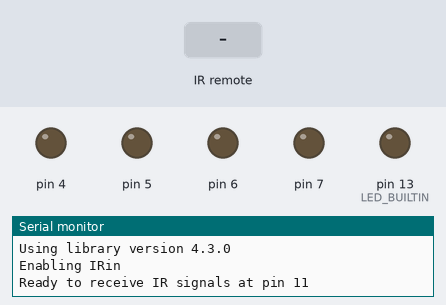
Bench run of a sketch on a simulated Arduino Uno, built with avr-gcc and run on an emulated ATmega328P. Shown: output pins drawn as LEDs (lit = HIGH), the last lines printed to the serial monitor. The test bench sets the inputs (shaded band).

Above: at 1.2 s.
1.3 s: infrared code 0x40 received
At 2.4 s:
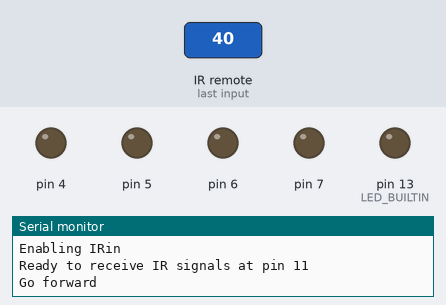
2.9 s: infrared code 0x19 received
At 3.7 s:
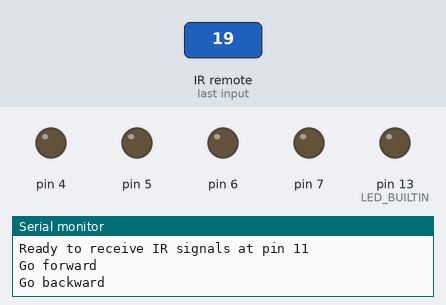
4.5 s: infrared code 0x7 received
At 5.7 s:
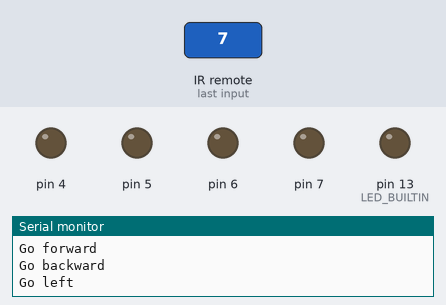
6.0 s: infrared code 0x9 received
At 6.8 s:
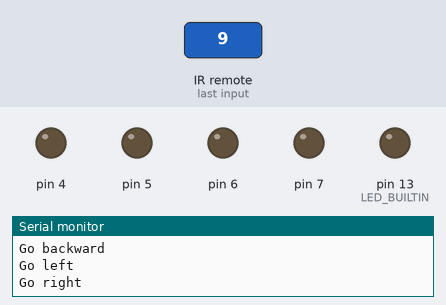
Timing chart, 0 to 8.5 s (numbered marks = the images above; inputs shaded):
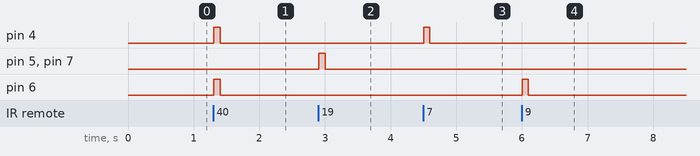

The sketch:

arduino-remote-car.ino
```cpp
// (licence header left out)
#define DECODE_NEC          1         // etc. see IRremote.h
#define EXCLUDE_EXOTIC_PROTOCOLS      // saves around 670 bytes program space if all protocols are active

#include <IRremote.h>

int IR_RECEIVE_PIN = 11;

void setup() {
  pinMode(LED_BUILTIN, OUTPUT);
  pinMode(4, OUTPUT);
  pinMode(5, OUTPUT);
  pinMode(6, OUTPUT);
  pinMode(7, OUTPUT);

  Serial.begin(9600);

  // Just to know which program is running on my Arduino
  Serial.println(F("START " __FILE__ " from " __DATE__ "\r\nUsing library version " VERSION_IRREMOTE));

  // In case the interrupt driver crashes on setup, give a clue
  // to the user what's going on.
  Serial.println("Enabling IRin");
  /*
     Start the receiver, enable feedback LED and (if not 3. parameter specified) take LED feedback pin from the internal boards definition
  */
  IrReceiver.begin(IR_RECEIVE_PIN, ENABLE_LED_FEEDBACK);

  Serial.print(F("Ready to receive IR signals at pin "));
  Serial.println(IR_RECEIVE_PIN);
}

void loop() {
  /*
     Check if received data is available and if yes, try to decode it.
     Decoded result is in the IrReceiver.decodedIRData structure.

     E.g. command is in IrReceiver.decodedIRData.command
     address is in command is in IrReceiver.decodedIRData.address
     and up to 32 bit raw data in IrReceiver.decodedIRData.decodedRawData
  */
  if (IrReceiver.decode()) {

    // Print a short summary of received data
    // Uncomment when debugging
    // IrReceiver.printIRResultShort(&Serial);


    /*
       !!!Important!!! Enable receiving of the next value,
       since receiving has stopped after the end of the current received data packet.
    */
    IrReceiver.resume();

    /*
       Perform required validation for received data
       Jump back to the loop without further processing if received data is not valid
    */
    if (IrReceiver.decodedIRData.address != 0) return;
    if (IrReceiver.decodedIRData.protocol != NEC) return;
    if (IrReceiver.decodedIRData.flags & IRDATA_FLAGS_IS_REPEAT &&
        IrReceiver.decodedIRData.rawDataPtr->rawbuf[0] * MICROS_PER_TICK > 32000) return;

    /*
       Finally perform actions according to the received address and commands
    */
    if (IrReceiver.decodedIRData.command == 0x40) {
      Serial.println("Go forward");
      goForward(1);
    } else if (IrReceiver.decodedIRData.command == 0x19) {
      Serial.println("Go backward");
      goBackward(1);
    } else if (IrReceiver.decodedIRData.command == 0x7) {
      Serial.println("Go left");
      turnLeft(10);
    } else if (IrReceiver.decodedIRData.command == 0x9) {
      Serial.println("Go right");
      turnRight(10);
    } else if (IrReceiver.decodedIRData.command == 0x43) {
      Serial.println("Turn 180");
      turnRight(180);
    } else if (IrReceiver.decodedIRData.command == 0x16) {
      Serial.println("Turn left 90");
      turnLeft(90);
    } else if (IrReceiver.decodedIRData.command == 0xD) {
      Serial.println("Turn right 90");
      turnRight(90);
    } else {
      Serial.println("No action defined yet");
    }
  }
}

void turnLeft(int deg) {
  resetMotion();

  //turn given degrees
  digitalWrite(4 , HIGH);
  delay(90 * (deg / 10)); //assuming 90 degrees takes 630 miliseconds)

  //stop turning
  digitalWrite(4 , LOW);
}

void turnRight(int deg) {
  resetMotion();

  //turn given degrees
  digitalWrite(6 , HIGH);
  delay(90 * (deg / 10)); //assuming 90 degrees takes 630 miliseconds)

  //stop turning
  digitalWrite(6 , LOW);
}

void goBackward(int steps) {
  resetMotion();

  // move for given period
  digitalWrite(5, HIGH);
  digitalWrite(7 , HIGH);
  delay(100 * steps);

  // Now  stop motion
  digitalWrite(5, LOW);
  digitalWrite(7 , LOW);
}

void goForward(int steps) {
  resetMotion();

  // move for given period
  digitalWrite(4, HIGH);
  digitalWrite(6 , HIGH);
  delay(100 * steps);

  // Now  stop motion
  digitalWrite(4, LOW);
  digitalWrite(6 , LOW);
}

void resetMotion() {
  digitalWrite(4, LOW);
  digitalWrite(5, LOW);
  digitalWrite(6, LOW);
  digitalWrite(7, LOW);
  delay(5);  // pause between motion to protect the motor
}
```

Measured:
- after the input at 1.3 s, pin 4, pin 6: LOW → HIGH at once, → LOW 0.10 s later
- after the input at 2.9 s, pin 5, pin 7: LOW → HIGH at once, → LOW 0.10 s later
- after the input at 4.5 s, pin 4: LOW → HIGH at once, → LOW 0.09 s later
- after the input at 6.0 s, pin 6: LOW → HIGH at once, → LOW 0.09 s later
